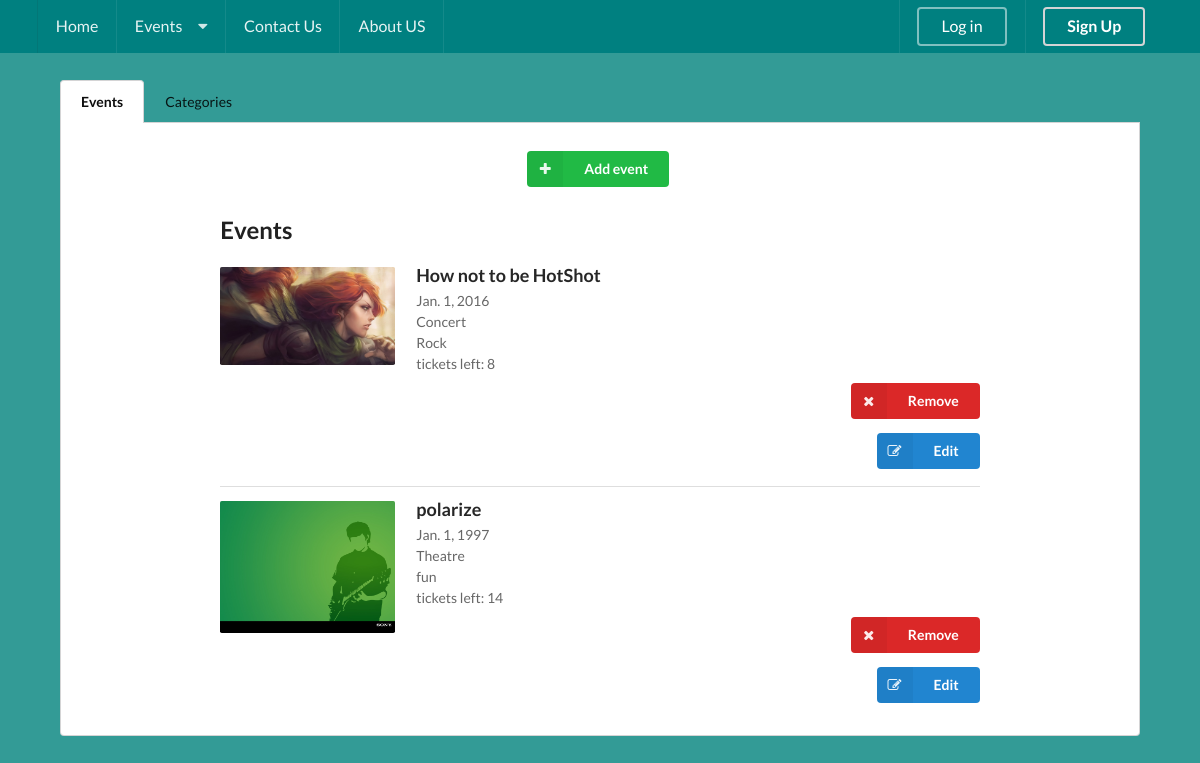
Screenshot of /manage/ with the database file from the repository.
### polls/models.py (models this page shows, shortened)
class Event(models.Model):
    date=models.DateField()
    category = models.ForeignKey('Category')
    subCategory = models.ForeignKey('SubCategory')
    description= models.TextField()
    subject=models.CharField(max_length=32)
    finishDate=models.DateField()
    photo = models.FileField(upload_to='event_photoes/')
    scoredUsers = models.ManyToManyField('UserProfile', null=True)
    score=models.FloatField(default=0)
    numberofScorers=models.IntegerField(default=0)
    location = models.CharField(max_length=50)
    def ticketsLeft(self):
        return self.eventtickettype_set.all().aggregate(x=Sum('tickets'))['x'] or 0

class Category(models.Model):
    name=models.CharField(max_length=32)

class SubCategory(models.Model):
    name=models.CharField(max_length=32)
    daste=models.ForeignKey('Category')

### polls/views.py (the view)
# urls.py: url(r'^manage/$', views.manage, name='manage'),
def manage(request):
    categories = Category.objects.all()
    subcats = SubCategory.objects.all()
    event = Event.objects.all()
    if request.user.is_superuser:
         context = {'my_template': 'adminTemplate.html','category': categories, 'subcategory': subcats, 'event': event}
    else:
        if request.user.is_authenticated():
            context = {'my_template': 'LoggedInTemplate.html','category': categories, 'subcategory': subcats, 'event': event}
        else:
         context = {'my_template': 'NotLoggedIn.html','category': categories, 'subcategory': subcats, 'event': event}
    return render(request, 'manage.html', context)

### polls/templates/manage.html (shortened to what this page needs)
{% extends my_template %}
{% block content %}
    {% load static %}
    <div style="margin-top: 80px; margin-left: 60px; margin-right: 60px">
        <div class="ui top attached tabular menu">
            <a class="item active" data-tab="first">Events</a>
            <a class="item" data-tab="second">Categories</a>
        </div>
        <div class="ui bottom attached tab segment active" data-tab="first">
            <div class="ui vertical stripe segment">
                <div class="ui middle centered aligned stackable grid container">
                    <div class="row">
                        <button class="ui labeled icon green button" onclick="window.location='/eventsubmit';">
                            <i class="plus icon"></i>
                            Add event
                        </button>
                    </div>
                    <div class="row">
                        <div class="twelve wide column">
                            <h2>Events</h2>
                            <div class="ui divided items">
                                {% for event in event %}
                                <div class="item">
                                    <div class="image">
                                        <img src="/media/{{MEDIA_URL}}{{event.photo}}">
                                    </div>
                                    <div class="content">
                                        <a class="header">{{ event.subject }}</a>
                                        <div class="meta">
                                            <span class="cinema">{{ event.date }}</span>
                                        </div>
                                        <div class="meta">
                                            <span class="cinema">{{ event.category.name }}</span>
                                        </div>
                                        <div class="meta">
                                            <span class="cinema">{{ event.subCategory.name }}</span>
                                        </div>
                                        <div class="meta">
                                            <span class="cinema">tickets left: {{ event.ticketsLeft }}</span>
                                        </div>
                                        <div class="extra">
                                            <button class="ui right floated labeled icon red button" onclick="window.location='/removeEvent/'+{{ event.id }};">
                                                <i class="remove icon"></i>
                                                Remove
                                            </button>
                                        </div>
                                        <div class="extra">
                                            <button class="ui right floated labeled icon blue button" onclick="window.location='/editEvent/'+{{ event.id }};">
                                                <i class="edit icon"></i>
                                                Edit
                                            </button>
                                        </div>
                                    </div>
                                </div>
                                {% endfor %}
                            </div>
                        </div>
                    </div>
                </div>
            </div>
        </div>
    </div>
{% endblock %}

### polls/templates/base.html (style rules this page uses)
body { background-color:#ffffff; }

### rows the page displays
Event: photo (picture), subject "How not to be HotShot", date "Jan. 1, 2016", category.name "Concert", subCategory.name "Rock", ticketsLeft "8"
Event: photo (picture), subject "polarize", date "Jan. 1, 1997", category.name "Theatre", subCategory.name "fun", ticketsLeft "14"
